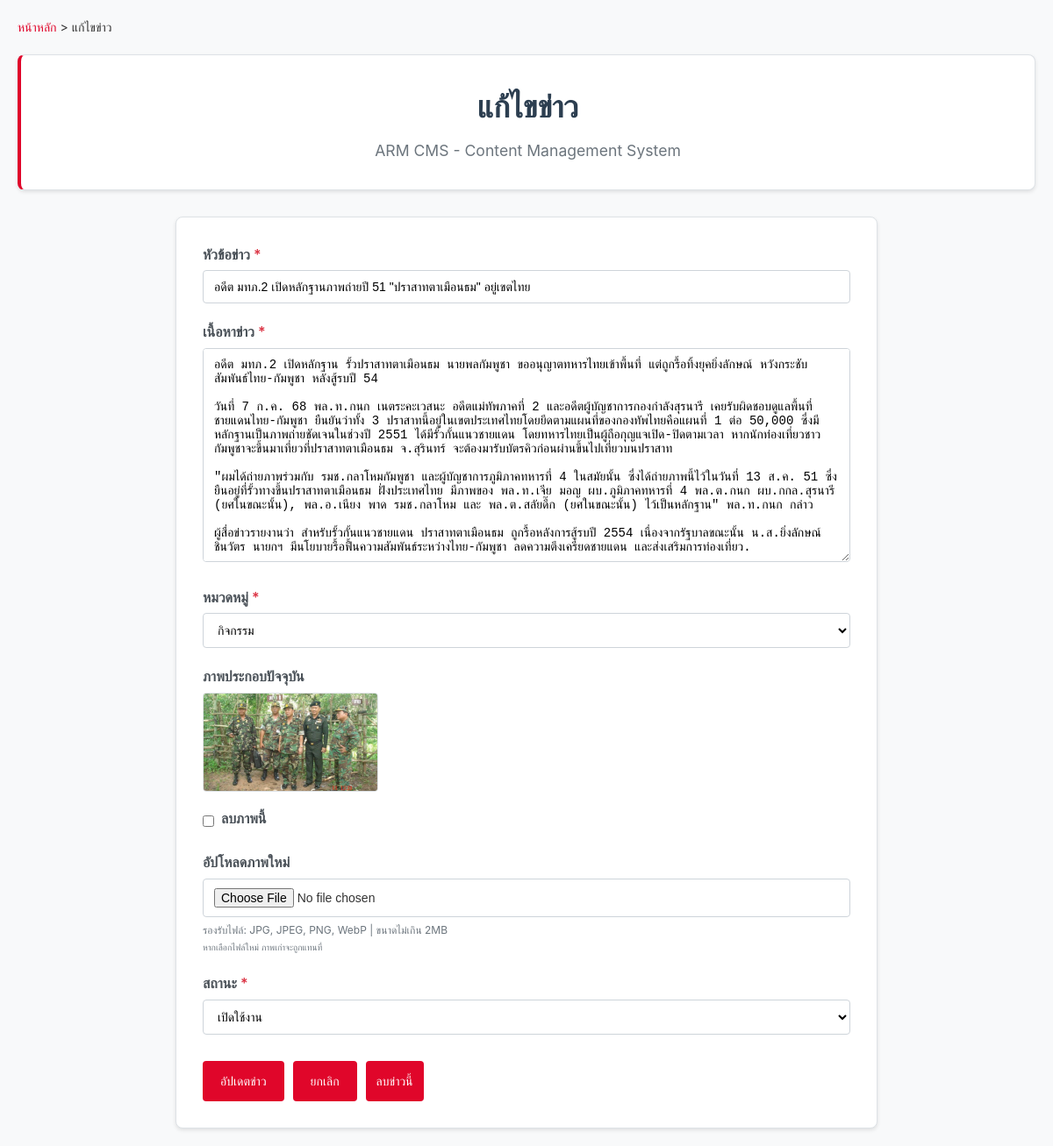
The page /pages/edit_news.php?id=4 (signed in) on the database its author committed.
### tables this page shows
CREATE TABLE `cms` (
  `id` int(11) NOT NULL,
  `title` varchar(255) NOT NULL,
  `content` text NOT NULL,
  `category` enum('ทั่วไป','ประกาศ','กิจกรรม') NOT NULL DEFAULT 'ทั่วไป',
  `image` varchar(255) DEFAULT NULL,
  `status` enum('active','inactive') NOT NULL DEFAULT 'active',
  `created_at` timestamp NULL DEFAULT CURRENT_TIMESTAMP,
  `updated_at` timestamp NULL DEFAULT CURRENT_TIMESTAMP ON UPDATE CURRENT_TIMESTAMP
);

### pages/edit_news.php (the view, shortened to what this page needs)
<?php
$newsId = isset($_GET['id']) ? (int)$_GET['id'] : 0;
$newsData = null;
$db = getDatabase();
try {
    $stmt = $db->prepare("SELECT * FROM cms WHERE id = :id LIMIT 1");
    $stmt->execute([':id' => $newsId]);
    $newsData = $stmt->fetch(PDO::FETCH_ASSOC);
} catch (Exception $e) {
    header('Location: ../index.php');
    exit();
}
?>
<!DOCTYPE html>
<html lang="th">
<head>
    <link rel="stylesheet" href="../assets/css/main.css">
</head>
<body>
    <div class="container">
        <div class="breadcrumb">
            <a href="../index.php">หน้าหลัก</a> > แก้ไขข่าว
        </div>
        <header class="header">
            <h1>แก้ไขข่าว</h1>
            <p>ARM CMS - Content Management System</p>
        </header>
        <div class="form-container">
            <form id="editNewsForm" enctype="multipart/form-data">
                <div class="form-group">
                    <label for="title">หัวข้อข่าว <span class="required">*</span></label>
                    <input type="text"
                           id="title"
                           name="title"
                           value="<?php echo htmlspecialchars($newsData['title']); ?>"
                           placeholder="กรอกหัวข้อข่าว"
                           maxlength="255"
                           required>
                </div>
                <div class="form-group">
                    <label for="content">เนื้อหาข่าว <span class="required">*</span></label>
                    <textarea id="content"
                              name="content"
                              placeholder="กรอกเนื้อหาข่าว"
                              required><?php echo htmlspecialchars($newsData['content']); ?></textarea>
                </div>
                <div class="form-group">
                    <label for="category">หมวดหมู่ <span class="required">*</span></label>
                    <select id="category" name="category" required>
                        <option value="กิจกรรม" <?php echo $newsData['category'] === 'กิจกรรม' ? 'selected' : ''; ?>>กิจกรรม</option>
                    </select>
                </div>
                <div class="form-group">
                    <label>ภาพประกอบปัจจุบัน</label>
                    <div id="currentImageContainer">
                        <?php if (!empty($newsData['image'])): ?>
                            <div class="current-image">
                                <img src="../uploads/<?php echo htmlspecialchars($newsData['image']); ?>"
                                     alt="ภาพประกอบปัจจุบัน">
                                <div class="checkbox-group">
                                    <input type="checkbox" id="remove_image" name="remove_image" value="1">
                                    <label for="remove_image">ลบภาพนี้</label>
                                </div>
                            </div>
                        <?php else: ?>
                            <div style="padding: 20px; background: #f8f9fa; border: 1px solid #dee2e6; border-radius: 4px; text-align: center; color: #6c757d;">
                                ไม่มีภาพประกอบ
                            </div>
                        <?php endif; ?>
                    </div>
                </div>
                <div class="form-group">
                    <label for="image">อัปโหลดภาพใหม่</label>
                    <input type="file"
                           id="image"
                           name="image"
                           accept="image/jpeg,image/jpg,image/png,image/webp">
                    <div class="file-info">
                        รองรับไฟล์: JPG, JPEG, PNG, WebP | ขนาดไม่เกิน 2MB<br>
                        <small>หากเลือกไฟล์ใหม่ ภาพเก่าจะถูกแทนที่</small>
                    </div>
                </div>
                <div class="form-group">
                    <label for="status">สถานะ <span class="required">*</span></label>
                    <select id="status" name="status" required>
                        <option value="active" <?php echo $newsData['status'] === 'active' ? 'selected' : ''; ?>>เปิดใช้งาน</option>
                    </select>
                </div>
                <div class="form-actions">
                    <button type="submit" class="btn btn-success" id="updateBtn">อัปเดตข่าว</button>
                    <a href="../index.php" class="btn">ยกเลิก</a>
                    <button type="button" class="btn btn-danger" id="deleteBtn">ลบข่าวนี้</button>
                </div>
            </form>
        </div>
    </div>
</body>
</html>

### assets/css/main.css (style rules this page uses)
* { margin: 0; padding: 0; box-sizing: border-box; }
body { font-family: -apple-system, BlinkMacSystemFont, "Segoe UI", Roboto, sans-serif; background-color: #f8f9fa; color: #333; line-height: 1.6; }
.container { max-width: 1200px; margin: 0 auto; padding: 20px; }
.header { background: #fff; border-radius: 8px; box-shadow: 0 2px 4px rgba(0, 0, 0, 0.1); border: 1px solid #dee2e6; color: #333; padding: 30px; margin-bottom: 30px; text-align: center; border-left: 4px solid rgb(224, 6, 42); }
.header h1 { font-size: 2.2em; margin-bottom: 8px; font-weight: 600; color: #2c3e50; }
.header p { color: #6c757d; font-size: 1.1em; }
.btn-danger { background: rgba(220, 53, 69, 0.9); border: 2px solid rgba(220, 53, 69, 0.7); color: white; padding: 8px 16px; border-radius: 6px; text-decoration: none; font-weight: 500; transition: all 0.3s ease; }
select, input { padding: 8px 12px; border: 1px solid #ced4da; border-radius: 4px; font-size: 14px; background: #fff; transition: border-color 0.2s, box-shadow 0.2s; }
.btn { padding: 12px 20px; font-size: 14px; background: rgb(224, 6, 42); color: white; border: none; border-radius: 4px; cursor: pointer; font-weight: 500; transition: background-color 0.2s, transform 0.1s; text-decoration: none; display: inline-block; }
.btn-success { background: rgb(224, 6, 42); color: white; border: none; border-radius: 4px; cursor: pointer; font-weight: 500; transition: background-color 0.2s, transform 0.1s; text-decoration: none; display: inline-block; }
.btn-danger { background: rgb(224, 6, 42); color: white; border: none; border-radius: 4px; cursor: pointer; font-weight: 500; transition: background-color 0.2s, transform 0.1s; text-decoration: none; display: inline-block; padding: 12px 12px; font-size: 14px; }

### pages/edit_news.php (style rules this page uses)
.form-container { max-width: 800px; margin: 0 auto; background: white; border-radius: 8px; box-shadow: 0 2px 4px rgba(0, 0, 0, 0.1); border: 1px solid #dee2e6; padding: 30px; }
.form-group { margin-bottom: 20px; }
.form-group label { display: block; margin-bottom: 5px; font-weight: 600; color: #495057; }
.form-group input, .form-group select, .form-group textarea { width: 100%; padding: 10px 12px; border: 1px solid #ced4da; border-radius: 4px; font-size: 14px; transition: border-color 0.2s, box-shadow 0.2s; }
.form-group textarea { resize: vertical; min-height: 120px; }
.form-actions { display: flex; gap: 10px; margin-top: 30px; }
.required { color: #dc3545; }
.current-image { margin-bottom: 15px; }
.current-image img { max-width: 200px; max-height: 200px; border: 1px solid #dee2e6; border-radius: 4px; }
.checkbox-group { display: flex; align-items: center; gap: 8px; margin-top: 10px; }
.checkbox-group input[type="checkbox"] { width: auto; }
.file-info { font-size: 12px; color: #6c757d; margin-top: 5px; }
.breadcrumb { margin-bottom: 20px; font-size: 14px; }
.breadcrumb a { color: rgb(224, 6, 42); text-decoration: none; }

### rows shown on the page
cms: title "อดีต มทภ.2 เปิดหลักฐานภาพถ่ายปี 51 \"ปราสาทตาเมือนธม\" อยู่เขตไทย", content "อดีต มทภ.2 เปิดหลักฐาน รั้วปราสาทตาเมือนธม นายพลกัมพูชา ขออนุญาตทหารไทยเข้าพื้นที่ แต่ถูกรื้อทิ้งยุคยิ่งลักษณ์ หวังกระชับสัมพันธ์ไทย-กัมพูชา หลังสู้รบปี 54 วันที่ 7 ก.ค. 68 พล.ท.กนก เนตระคะเวสนะ อดีตแม่ทัพภาคที่ 2 และอดีตผู้บัญชาการกองกำลังสุรนารี เคยรับผิดชอบดูแลพื้นที่ชายแดนไทย-กัมพูชา ยืนยันว่าทั้ง 3 ปราสาทนี้อยู่ในเขตประเทศไทยโดยยึดตามแผนที่ของกองทัพไทยคือแผนที่ 1 ต่อ 50,000 ซึ่งมีหลักฐานเป็นภาพถ่ายชัดเจนในช่วงปี 2551 ได้มีรั้วกั้นแนวชายแดน โดยทหารไทยเป็นผู้ถือกุญแจเปิด-ปิดตามเวลา หากนักท่องเที่ยวชาวกัมพูชาจะขึ้นมาเที่ยวที่ปราสาทตาเมือนธม จ.สุรินทร์ จะต้องมารับบัตรคิวก่อนผ่านขึ้นไปเที่ยวบนปราสาท \"ผมได้ถ่ายภาพร่วมกับ รมช.กลาโหมกัมพูชา และผู้บัญชาการภูมิภาคทหารที่ 4 ในสมัยนั้น…", category "กิจกรรม", image (picture), status "เปิดใช้งาน"
